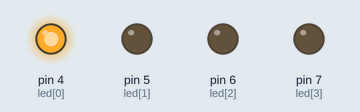
This sketch was run on a simulated Arduino Uno, built with avr-gcc and run on an emulated ATmega328P. On the bench: output pins drawn as LEDs (lit = HIGH).

Above: at 0.5 s.
At 2.5 s:
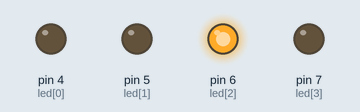
At 3.5 s:
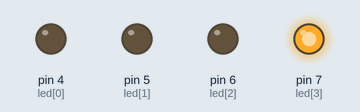
At 5.5 s:
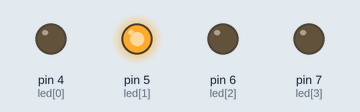
Timing chart, 0 to 7.8 s (numbered marks = the images above):
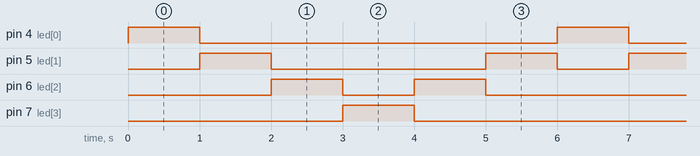

The sketch:

sheet1q2.ino
```cpp
char led[4]={4,5,6,7};
int T=1000;
void setup() {
  // put your setup code here, to run once:
pinMode (led[0],OUTPUT);
pinMode (led[1],OUTPUT);
pinMode (led[2],OUTPUT);
pinMode (led[3],OUTPUT);
}
void loop() {
  for(char i=0;i<4;i++){
    digitalWrite (led[i],HIGH);//loop
    delay (T);
    digitalWrite (led[i],LOW);
    }
    for(char j=2;j>=1;j--){

      digitalWrite (led[j],HIGH);
    delay (T);
    digitalWrite (led[j],LOW);
    }

}
```

Measured:
- by itself, pin 4 (led[0]), pin 7 (led[3]): alternates HIGH for 1.0 s and LOW for 5.0 s
- by itself, pin 5 (led[1]): repeats every 6.0 s: LOW 3.0 s, HIGH 1.0 s, LOW 1.0 s, HIGH 1.0 s
- by itself, pin 6 (led[2]): repeats every 6.0 s: LOW 1.0 s, HIGH 1.0 s, LOW 3.0 s, HIGH 1.0 s
